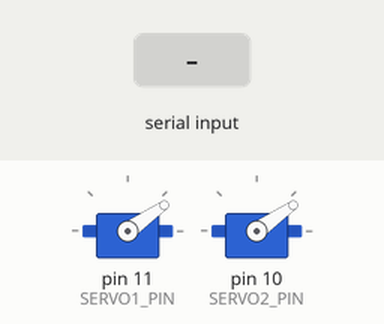
Bench run of a sketch on a simulated Arduino Uno, built with avr-gcc and run on an emulated ATmega328P. Parts: 2 × servo. The test bench sets the inputs (shaded band).

Above: at 1.2 s.
1.3 s: "90,45:" received over Serial
At 3.5 s:
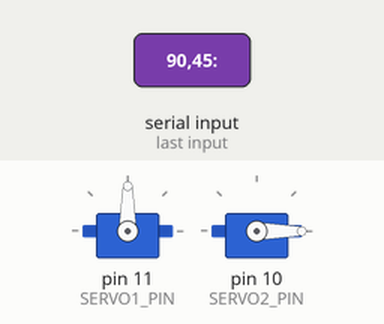
3.8 s: "30,150:" received over Serial
At 5.6 s:
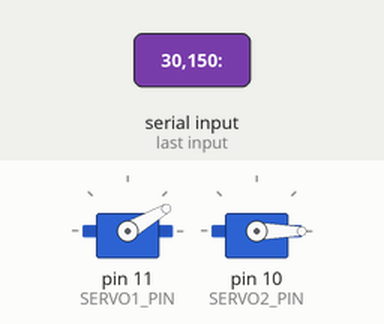
6.3 s: "5:" received over Serial
At 8.4 s:
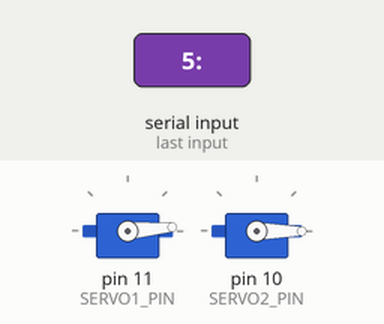
8.7 s: "200:" received over Serial
At 10.5 s:
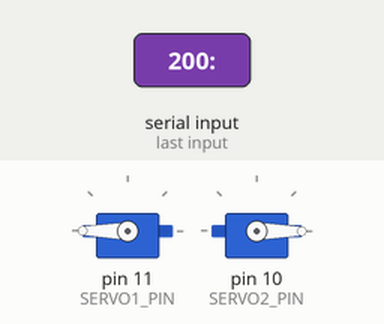
11.1 s: "90:" received over Serial
At 12.4 s:
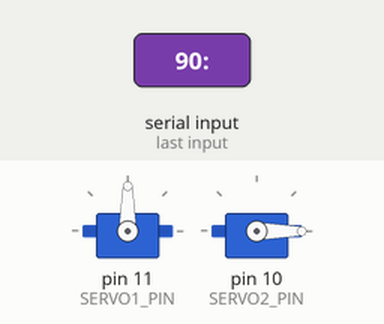
Timing chart, 0 to 14.1 s (numbered marks = the images above; inputs shaded):
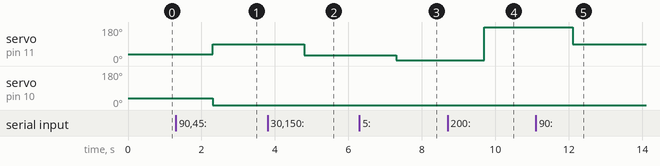

The sketch:

serial_servo.ino
```cpp
#include <Servo.h>

const int SERVO_BALANCE_X = 35;
const int SERVO_BALANCE_Y = 35;

const int SERVO1_PIN = 11;
const int SERVO2_PIN = 10;
//:::::::::::::::::::::::::::::::\\

Servo servo1;
Servo servo2;

String inData;  // Buffer for getting data
int servo1_angle = 10;
int servo2_angle = 10;

void setup()
{
  Serial.begin(115200);
  servo1.attach(SERVO1_PIN);
  servo2.attach(SERVO2_PIN);

  servo1.write(SERVO_BALANCE_X);
  servo2.write(SERVO_BALANCE_Y);
}

void loop()
{
  if (Serial.available() > 0) {

    // Reading angle of the servo1
    inData = Serial.readStringUntil(':');
    servo1_angle = inData.toInt();

    // Reading angle of the servo2
    inData = Serial.readStringUntil('$');
    servo2_angle = inData.toInt();

    // Writing mapped angles to servos
    servo1.write(servo1_angle);
    servo2.write(servo2_angle);
  }

}
```

Measured:
- after the input at 1.3 s, servo on pin 11 (SERVO1_PIN): 35° → 90° after 1.0 s; servo on pin 10 (SERVO2_PIN): 35° → 0° after 1.0 s
- after the input at 3.8 s, servo on pin 11 (SERVO1_PIN): 90° → 30° after 1.0 s
- after the input at 6.3 s, servo on pin 11 (SERVO1_PIN): 30° → 5° after 1.0 s
- after the input at 8.7 s, servo on pin 11 (SERVO1_PIN): 5° → 180° after 1.0 s
- after the input at 11.1 s, servo on pin 11 (SERVO1_PIN): 180° → 90° after 1.0 s
